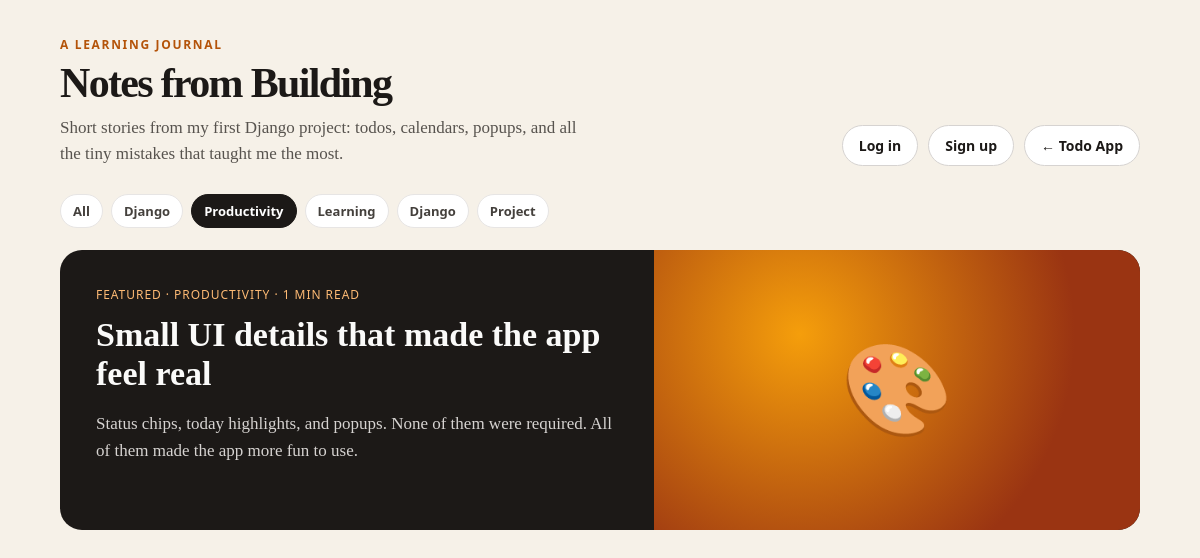
The page /blog/?category=productivity on the database its author committed.
### blog/models.py (models this page shows, shortened)
class Post(models.Model):
    CATEGORY_CHOICES = [
        ("django", "Django"),
        ("productivity", "Productivity"),
        ("learning", "Learning"),
        ("project", "Project Notes"),
    ]
    title = models.CharField(max_length=200)
    slug = models.SlugField(unique=True)
    excerpt = models.CharField(max_length=280)
    content = models.TextField()
    category = models.CharField(max_length=32, choices=CATEGORY_CHOICES, default="learning")
    emoji = models.CharField(max_length=8, default="📝")
    featured = models.BooleanField(default=False)
    published = models.BooleanField(default=True)
    created_at = models.DateTimeField(auto_now_add=True)
    class Meta:
        ordering = ["-created_at"]
    def reading_time(self):
        words = len(self.content.split())
        return max(1, round(words / 180))

### blog/views.py (the view)
# urls.py: path("", views.blog, name="blog"),
def blog(request):
    posts = Post.objects.filter(published=True)
    category = request.GET.get("category")
    if category:
        posts = posts.filter(category=category)
    featured = posts.filter(featured=True).first() or posts.first()
    others = posts.exclude(pk=featured.pk) if featured else posts.none()
    categories = (
        Post.objects.filter(published=True)
        .values_list("category", flat=True)
        .distinct()
    )
    return render(
        request,
        "blogs/blog.html",
        {
            "featured": featured,
            "posts": others,
            "categories": categories,
            "active_category": category or "",
        },
    )

### blog/templates/blogs/blog.html (shortened to what this page needs)
<!DOCTYPE html>
<html lang="en">
<head>
</head>
<body>
<div class="wrap">
    <div class="top">
        <div>
            <p class="kicker">A learning journal</p>
            <h1>Notes from Building</h1>
            <p class="intro">
                Short stories from my first Django project: todos, calendars,
                popups, and all the tiny mistakes that taught me the most.
            </p>
        </div>
        <div style="display:flex;gap:10px;flex-wrap:wrap;align-items:center;">
            {% if user.is_authenticated %}
                <span class="nav-link">👤 {{ user.username }}</span>
                <form method="post" action="{% url 'logout' %}" style="margin:0;">
                    {% csrf_token %}
                    <button type="submit" class="nav-link" style="cursor:pointer;font-family:inherit;">Log out</button>
                </form>
            {% else %}
                <a class="nav-link" href="{% url 'login' %}">Log in</a>
                <a class="nav-link" href="{% url 'signup' %}">Sign up</a>
            {% endif %}
            <a class="nav-link" href="{% url 'home' %}">← Todo App</a>
        </div>
    </div>
    <div class="filters">
        <a class="chip {% if not active_category %}active{% endif %}" href="{% url 'blog:blog' %}">All</a>
        {% for category in categories %}
            <a
                class="chip {% if active_category == category %}active{% endif %}"
                href="{% url 'blog:blog' %}?category={{ category }}"
            >
                {{ category|title }}
            </a>
        {% endfor %}
    </div>
    {% if featured %}
        <a class="featured" href="{% url 'blog:post_detail' featured.slug %}">
            <div class="featured-copy">
                <div class="meta">
                    Featured · {{ featured.get_category_display }} · {{ featured.reading_time }} min read
                </div>
                <h2>{{ featured.title }}</h2>
                <p>{{ featured.excerpt }}</p>
            </div>
            <div class="featured-art">{{ featured.emoji }}</div>
        </a>
    {% endif %}
</div>
</body>
</html>

### blog/templates/blogs/blog.html (style rules this page uses)
* { box-sizing: border-box; }
body { margin: 0; min-height: 100vh; font-family: Georgia, "Times New Roman", serif; background: #f6f1e8; color: #1c1917; }
.wrap { width: 94%; max-width: 1080px; margin: 36px auto 70px; }
.top { display: flex; justify-content: space-between; align-items: flex-end; gap: 16px; margin-bottom: 28px; }
.kicker { margin: 0 0 6px; font-family: "Segoe UI", sans-serif; font-size: 12px; font-weight: 800; letter-spacing: 0.14em; text-transform: uppercase; color: #b45309; }
h1 { margin: 0; font-size: 42px; letter-spacing: -0.04em; }
.intro { margin: 8px 0 0; max-width: 520px; color: #57534e; font-size: 17px; line-height: 1.5; }
.nav-link { font-family: "Segoe UI", sans-serif; text-decoration: none; color: #1c1917; border: 1px solid #d6d3d1; background: #fff; border-radius: 999px; padding: 10px 16px; font-weight: 700; font-size: 14px; }
.filters { display: flex; flex-wrap: wrap; gap: 8px; margin-bottom: 22px; font-family: "Segoe UI", sans-serif; }
.chip { text-decoration: none; color: #44403c; background: #fff; border: 1px solid #e7e5e4; border-radius: 999px; padding: 7px 12px; font-size: 13px; font-weight: 700; }
.chip.active { background: #1c1917; color: #fff; border-color: #1c1917; }
.featured { display: grid; grid-template-columns: 1.1fr 0.9fr; background: #1c1917; color: #fafaf9; border-radius: 22px; overflow: hidden; min-height: 280px; text-decoration: none; margin-bottom: 22px; }
.featured-copy { padding: 36px; }
.featured-copy .meta { font-family: "Segoe UI", sans-serif; font-size: 12px; letter-spacing: 0.08em; text-transform: uppercase; color: #fdba74; margin-bottom: 12px; }
.featured-copy h2 { margin: 0; font-size: 34px; line-height: 1.15; }
.featured-copy p { color: #d6d3d1; font-size: 17px; line-height: 1.6; }
.featured-art { display: flex; align-items: center; justify-content: center; font-size: 90px; background: radial-gradient(circle at 30% 30%, #f59e0b, #9a3412 70%); }

### rows shown on the page
Post: category "PRODUCTIVITY", reading_time "1", title "Small UI details that made the app feel real", excerpt "Status chips, today highlights, and popups. None of them were required. All of them made the app more fun to use.", emoji "🎨"

### other values the page prints
{{ category|title }} "Django" "Productivity" "Learning" "Django" "Project"
